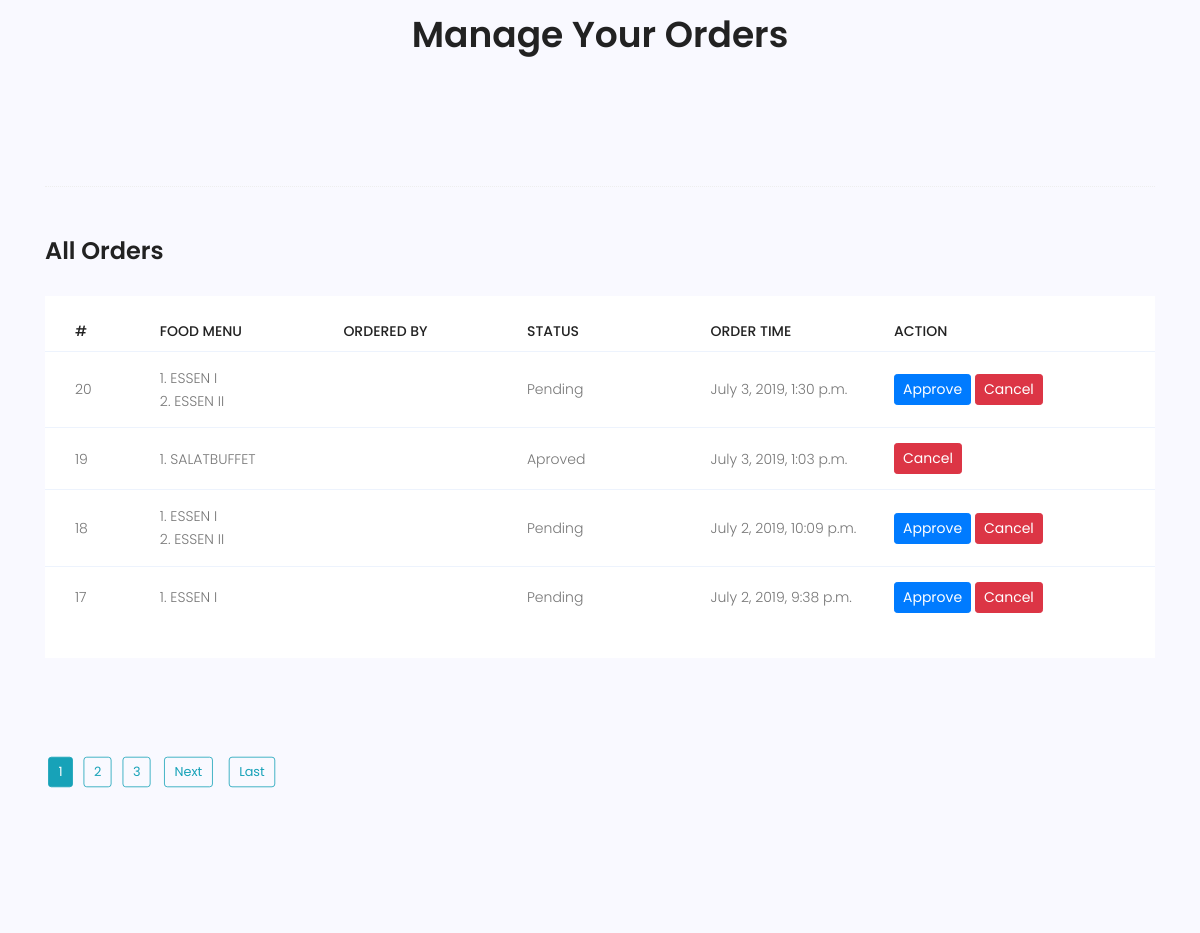
Page /orders/admin-orders/ (signed in, middle part) on the earlier database version.
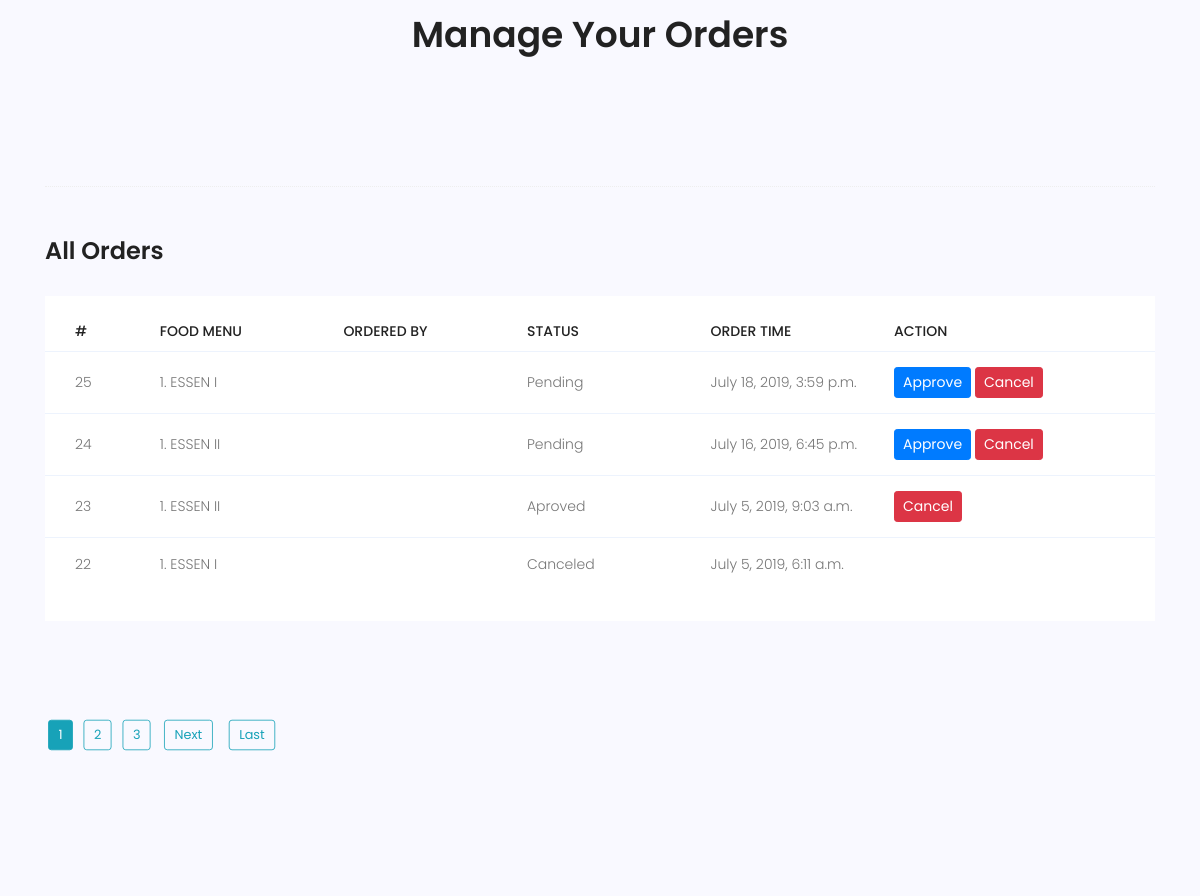
Same page on the later database version.
### orders/models.py (models this page shows)
class Order(models.Model):
    customer  = models.ForeignKey(Customer, on_delete = models.CASCADE)
    menu      = models.ManyToManyField(Menu)
    status    = models.CharField(max_length=120, choices=STATUS_CHOICES, default="Pending")
    timestamp = models.DateTimeField(auto_now_add=True, auto_now=False)
    update    = models.DateTimeField(auto_now_add=False, auto_now=True)

### menus/models.py (models this page shows, shortened)
class Menu(models.Model):
    title           = models.CharField(max_length=50)
    description     = models.TextField(null=True, blank=True)
    category        = models.CharField(max_length=120, choices=CATEGORY_CHOICES)
    status          = models.CharField(max_length=120, choices=STATUS_CHOICES, default="Not Available")
    calories        = models.DecimalField(max_digits=100, decimal_places=2, default=0.00)
    price_student   = models.DecimalField(max_digits=100, decimal_places=2, default=0.00)
    price_guest     = models.DecimalField(max_digits=100, decimal_places=2, default=0.00)
    price_attendant = models.DecimalField(max_digits=100, decimal_places=2, default=0.00)
    day             = models.DateField()
    slug            = models.SlugField(unique=True)
    quantity        = models.IntegerField(default=0)
    timestamp       = models.DateTimeField(auto_now_add=True, auto_now=False)
    update          = models.DateTimeField(auto_now_add=False, auto_now=True)

### orders/views.py (the view)
# urls.py: path('admin-orders/', views.AllOrdersView.as_view(), name="admin-orders"),
class AllOrdersView(LoginRequiredMixin, ListView):
    template_name = "admin_temp/order/orders.html"
    model = Order
    ordering = ['-timestamp']
    paginate_by = 4
    def get_queryset(self):
        query_set = super().get_queryset()
        return query_set.select_related('customer')

### templates/admin_temp/order/orders.html (shortened to what the changed rows need)
{% extends '../base.html' %}
{% block content %}
<section class="menu-area section-gap" id="menu">
        <div class="container">
            <div class="row d-flex justify-content-center">
                <div class="menu-content pb-70 col-lg-8">
                    <div class="title text-center">
                        <h1 class="mb-10">Manage Your Orders</h1>
                    </div>
                </div>
            </div>
            <div class="filters-content">
                <div class="row grid">
                    <div class="col-md-12 all">
                        <div class="section-top-border">
                            <div class="progress-table-wrap">
                                <div class="progress-table">
                                    {% for order in object_list %}
                                    <div class="table-row">
                                        <div class="serial">{{ order.id }}</div>
                                        <div class="visit">
                                            {% for item in order.menu.all %}
                                               {{forloop.counter}}. {{ item.title }}<br>
                                            {% endfor %}
                                        </div>
                                        <div class="visit">{{ order.customer.user.username }}</div>
                                        <div class="visit">{{ order.status }}</div>
                                        <div class="visit">{{ order.timestamp }}</div>
                                        <div class="country">
                                            <form action="{% url 'orders:order-action' order.id %}" method="post">
                                                {% if order.status == 'Pending' %}
                                                <input type="submit" name="action" value="Approve" class="btn btn-primary btn-sm" />
                                                <input type="submit" name="action" value="Cancel" class="btn btn-danger btn-sm" />
                                                {% elif order.status == 'Aproved' %}
                                                <input type="submit" name="action" value="Cancel" class="btn btn-danger btn-sm" />
                                                {% endif %}
                                            </form>
                                        </div>
                                    </div>
                                    {% endfor %}
                                </div>
                            </div>
                        </div>
                    </div>
                </div>
            </div>
            <br /><br />
            {% if is_paginated %}
                {% for num in page_obj.paginator.page_range %}
                    {% if page_obj.number == num %}
                        <a class="btn btn-info mb-4" href="?page={{ num }}">{{ num }}</a>
                    {% elif num > page_obj.number|add:'-3' and num < page_obj.number|add:'3' %}
                        <a class="btn btn-outline-info mb-4" href="?page={{ num }}">{{ num }}</a>
                    {% endif %}
                {% endfor %}
                {% if page_obj.has_next %}
                    <a class="btn btn-outline-info mb-4" href="?page={{ page_obj.next_page_number }}">Next</a>
                    <a class="btn btn-outline-info mb-4" href="?page={{ page_obj.paginator.num_pages }}">Last</a>
                {% endif %}
            {% endif %}
        </div>
    </section>
{% endblock %}

Differences in the rows shown:
no longer on this page (row unchanged): Order: id "20", status "Pending", timestamp "July 3, 2019, 1:30 p.m.", Menu (title "ESSEN I"), Menu (title "ESSEN II")
no longer on this page (row unchanged): Order: id "19", status "Aproved", timestamp "July 3, 2019, 1:03 p.m."
no longer on this page (row unchanged): Menu: title "SALATBUFFET", shown under "19"
no longer on this page (row unchanged): Order: id "18", status "Pending", timestamp "July 2, 2019, 10:09 p.m.", Menu (title "ESSEN I"), Menu (title "ESSEN II")
no longer on this page (row unchanged): Order: id "17", status "Pending", timestamp "July 2, 2019, 9:38 p.m.", Menu (title "ESSEN I")
added Order: id "25", status "Pending", timestamp "July 18, 2019, 3:59 p.m.", Menu (title "ESSEN I")
added Order: id "24", status "Pending", timestamp "July 16, 2019, 6:45 p.m.", Menu (title "ESSEN II")
added Order: id "23", status "Aproved", timestamp "July 5, 2019, 9:03 a.m.", Menu (title "ESSEN II")
added Order: id "22", status "Canceled", timestamp "July 5, 2019, 6:11 a.m.", Menu (title "ESSEN I")
